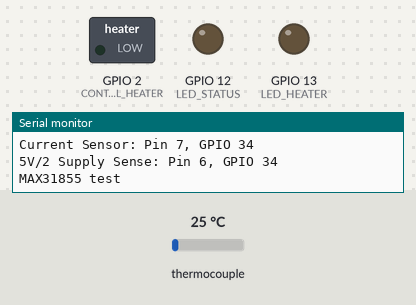
Recording of a sketch running on a simulated ESP32. Shown: switched loads named in the sketch (green lamp = pin HIGH), output pins drawn as LEDs (lit = HIGH), the last lines printed to the serial monitor. Dashed ring = blinking. Inputs (shaded band) come from the test bench; at power-on: thermocouple 25 °C.

Above: at 0.1 s.
At 4.2 s:
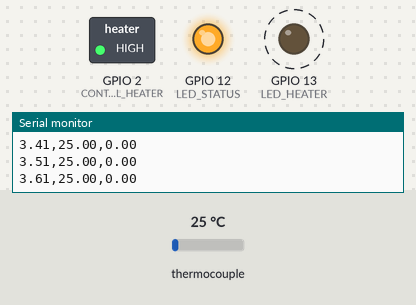
4.3 s: thermocouple set to 156 °C
7.3 s: thermocouple set to 163 °C
At 8.1 s:
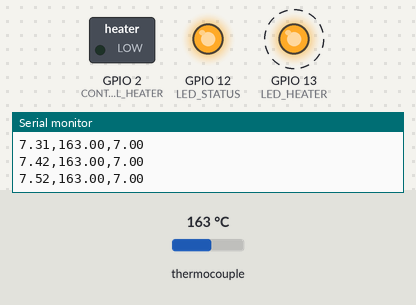
Timing chart, 0 to 16.3 s (numbered marks = the images above; inputs shaded):
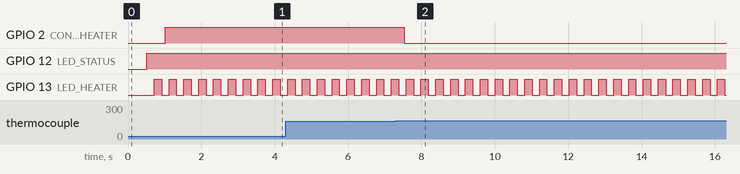

The sketch:

HotPlateController_PIDFirmware.ino
```cpp
////# # # # # # # # # # # # # # # # # # # # # # # # # #
//// Chandler McCowan
//// Hot Plate Controller Test Firmware
//// Created February 02 2021
//// For ESP32 Module
////# # # # # # # # # # # # # # # # # # # # # # # # # #

// Serial Comm Definitions
#define BAUD_RATE 115200

// Libraries
#include <SPI.h>
#include "Adafruit_MAX31855.h"
#include <PID_v1.h>


// Pin Mapping - These are specific to the board design, change at your own risk!
#define LED_STATUS 12         // Green LED, active high
#define LED_HEATER 13         // Orange LED, active high
#define CONTROL_HEATER 2      // MOSFET Gate signal, used to turn on and off the solid state relay to control heating element
#define CURRENT_SENSOR 35     // Voltage output of the current sensor, will produce sinusoidal waveform proportional to AC current
#define FIVE_VOLT_RAIL 34     // 5V supply rail divided in half to fit within ESP32's ADC window of 0-3.3V. Expect 2.5V

#define THERMO_DO 19          // SPI Comms Digital Output
#define THERMO_CS 23          // SPI Comms Chip Select
#define THERMO_CLK 5          // SPI Comms Clock Signals

// initialize the Thermocouple
Adafruit_MAX31855 thermocouple(THERMO_CLK, THERMO_CS, THERMO_DO);
extern volatile double thermocoupleTemperature;
extern volatile bool LED_blink_enable;

// PID settings
//Define Variables we'll be connecting to
double Setpoint, Input, Output;

//Specify the links and initial tuning parameters
PID myPID(&Input, &Output, &Setpoint,20,2,0.1, DIRECT);

void set_dutycycle(double input);

void setup(){
  Serial.begin(115200);
  Serial.println("Start of Sketch");

  setup_pins();
  setup_timers();

  Serial.println("MAX31855 test");
  // wait for MAX chip to stabilize
  delay(500);
  Serial.print("Initializing sensor...");
  if (!thermocouple.begin()) {
    Serial.println("ERROR.");
    while (1) delay(10);
  }
  Serial.println("DONE.");

  Setpoint = 200;
  myPID.SetMode(AUTOMATIC);
  //digitalWrite(CONTROL_HEATER, HIGH);
  set_dutycycle(0.5);
  digitalWrite(LED_STATUS, HIGH);
  test_run_control();
}

void loop(){
  delay(100);
  Serial.print(Setpoint);Serial.print(",");
  Serial.print(thermocoupleTemperature);Serial.print(",");
  Input = thermocoupleTemperature;
  myPID.Compute();
  if(0.9 * thermocoupleTemperature > Setpoint){
    Output = 0;
  }
  set_dutycycle(Output/255.0);
  Serial.println((Output/255.0)*Setpoint);
}

void test_run(){

  unsigned int startTime = millis();
  // this should ramp up to 100 degrees and then cool off
  set_dutycycle(1);
  //digitalWrite(CONTROL_HEATER, HIGH); // turn on the heater
  Serial.println("Starting Test");
  while(thermocoupleTemperature < Setpoint){ // while it is less than the setpoint
    delay(100);
    Serial.print((millis()-startTime)/1000.0); Serial.print(",");
    Serial.println(thermocoupleTemperature);
  }
  //digitalWrite(CONTROL_HEATER, LOW);
  set_dutycycle(0.1);
  Serial.println("Set Heater to 10%");
  while(true){
    delay(100);
    Serial.print((millis()-startTime)/1000.0); Serial.print(",");
    Serial.println(thermocoupleTemperature);
  }
}

void test_run_control(){
  unsigned int startTime = millis();
  double temperature_derrivative = 0;
  double previous_temperature = thermocoupleTemperature;
  unsigned int seconds_timer = millis();

  // Start of with ramping up to to the set point, but only to 80% of the setpoint to compensate for overshoot
  set_dutycycle(1.0);
  LED_blink_enable = true;
  // wait until we get to 80% of the set point
  while(thermocoupleTemperature < (Setpoint*(1.0 - 0.2))){
    if(millis()-seconds_timer > 1000){
      temperature_derrivative = (thermocoupleTemperature - previous_temperature);
      previous_temperature = thermocoupleTemperature;
      seconds_timer = millis();
    }
    Serial.print((millis()-startTime)/1000.0);Serial.print(",");Serial.print(thermocoupleTemperature); Serial.print(",");Serial.println(temperature_derrivative);
    delay(100);
  }
  // Now we are performing the overshoot, so we should cut power
  set_dutycycle(0.0);
  // we should keep track of when we get to the appogee of the temperature

  while(true){
    if(millis()-seconds_timer > 1000){
      temperature_derrivative = (thermocoupleTemperature - previous_temperature);
      previous_temperature = thermocoupleTemperature;
      seconds_timer = millis();
    }
    if(temperature_derrivative < 0.0){
      break; // break out of the while loop once we start dropping
    }
    Serial.print((millis()-startTime)/1000.0);Serial.print(",");Serial.print(thermocoupleTemperature); Serial.print(",");Serial.println(temperature_derrivative);
    delay(100);
  }
  while(true){
    double dutycycle = 0;
    // now we can try and do some P control

    if(abs(Setpoint-thermocoupleTemperature)< 5){
      LED_blink_enable = false;
      digitalWrite(LED_HEATER, HIGH);
    }
    else{
      LED_blink_enable = true;
      digitalWrite(LED_HEATER, LOW);
    }

    if(thermocoupleTemperature>Setpoint){
      // We are higher than the set point and need to cool down
      set_dutycycle(0.0);
    }
    else{
      // We are lower than the set point and need to heat up
      // 50% increase in duty cycle for every degree we are off
      dutycycle = (Setpoint - thermocoupleTemperature)* 0.50;
      set_dutycycle(dutycycle);
    }

    Serial.print((millis()-startTime)/1000.0);Serial.print(",");Serial.print(thermocoupleTemperature); Serial.print(",");Serial.println(dutycycle);
    delay(100);


  }
}
```

Timers.ino
```cpp
// Variables to allow you to change the blink behavior
volatile int LED_blink_timer = 0;
volatile int LED_blink_period = 200;
volatile bool LED_blink_enable = false;
volatile int thermocouplePeriod = 200;
volatile int thermocoupleTimer = 0;
volatile int SSRPeriod_on = 0;
volatile int SSRonTimer = 0;
volatile int SSRPeriod_off = 1000;
volatile int SSRoffTimer = 0;
volatile double thermocoupleTemperature = 0;
volatile bool SSRon = false;
volatile bool SSRenabled = true;
extern Adafruit_MAX31855 thermocouple;

hw_timer_t * timer = NULL;
portMUX_TYPE timerMux = portMUX_INITIALIZER_UNLOCKED;


// Interrupt Service Routine that should be called every ms
void IRAM_ATTR onTimer() {
  portENTER_CRITICAL_ISR(&timerMux);
  if (LED_blink_enable) {
    if (LED_blink_timer > LED_blink_period) {
      // Toggle LED
      LED_blink_timer = 0;
      digitalWrite(LED_HEATER, !digitalRead(LED_HEATER));
    }
    else {
      LED_blink_timer++;
    }
  }
  if (thermocoupleTimer > thermocouplePeriod) {
    // read temperature every second
    thermocoupleTemperature = thermocouple.readCelsius();
    thermocoupleTimer = 0;
  }
  else {
    thermocoupleTimer ++;
  }
  if(SSRenabled){
    if (SSRon && (SSRonTimer > SSRPeriod_on)) {
      // turn off the heater
      digitalWrite(CONTROL_HEATER, LOW);
      SSRonTimer = 0;
      SSRon = false;
    }
    else {
      SSRonTimer ++;
    }

    if (!SSRon && (SSRoffTimer > SSRPeriod_off)) {
      // Now that we are done with the "off" portion of the duty cycle
      // turn on the heater
      digitalWrite(CONTROL_HEATER, HIGH);
      SSRoffTimer = 0;
      SSRon = true;
    }
    else {
      SSRoffTimer ++;
    }
  }
  else{
    //turn off the SSR just in case
    digitalWrite(CONTROL_HEATER, LOW);
  }
  portEXIT_CRITICAL_ISR(&timerMux);

}

void setup_timers() {
  // Setup Timers
  timer = timerBegin(0, 80, true);
  timerAttachInterrupt(timer, &onTimer, true);
  timerAlarmWrite(timer, 1000, true);
  timerAlarmEnable(timer);
}

void set_dutycycle(double input) {

  if(input == 0){
    SSRenabled = false;
  }
  else{
    SSRenabled = true;
    input = input > 1 ? 1 : input;
    input = input < 0 ? 0 : input;
    input *= 500;
    input = ((int)input % 10 >= 5 ) ? (int)input + (10 - (int)input % 10)  : (int)input;
    input /= 500;

    SSRPeriod_on = (double) 1000 * input;
    SSRPeriod_off = 1000 - SSRPeriod_on;
    SSRon = true;
  }
}
```

GPIO.ino
```cpp
// This file handles setting up and handling the General Purpose Inputs and Outputs

// Pin Mapping - These are specific to the board design, change at your own risk!
#define LED_STATUS 12         // Green LED, active high
#define LED_HEATER 13         // Orange LED, active high
#define CONTROL_HEATER 2      // MOSFET Gate signal, used to turn on and off the solid state relay to control heating element
#define CURRENT_SENSOR 35     // Voltage output of the current sensor, will produce sinusoidal waveform proportional to AC current
#define FIVE_VOLT_RAIL 34     // 5V supply rail divided in half to fit within ESP32's ADC window of 0-3.3V. Expect 2.5V


void setup_pins(){
  // Setup Pins
  Serial.println("** Setting up Pins **");
  Serial.println("Status LED: Pin 14, GPIO 12");
  pinMode(LED_STATUS,         OUTPUT);
  Serial.println("Heater LED: Pin 16, GPIO 13");
  pinMode(LED_HEATER,         OUTPUT);
  Serial.println("Heater Control: Pin 24, GPIO 2");
  pinMode(CONTROL_HEATER,     OUTPUT);
  Serial.println("Current Sensor: Pin 7, GPIO 34");
  pinMode(CURRENT_SENSOR,     OUTPUT);
  Serial.println("5V/2 Supply Sense: Pin 6, GPIO 34");
  pinMode(FIVE_VOLT_RAIL,     INPUT);
  //ledcSetup(2,5000,8);
  //ledcAttachPin(CONTROL_HEATER, 2);
}
```

Measured:
- the behaviour switches between 159 and 160 °C on thermocouple (found by bisection; images 1 and 2)
- after the input at 7.3 s, GPIO 2 (CONTROL_HEATER): HIGH → LOW after 0.23 s
- by itself, GPIO 13 (LED_HEATER): alternates HIGH for 0.20 s and LOW for 0.20 s
